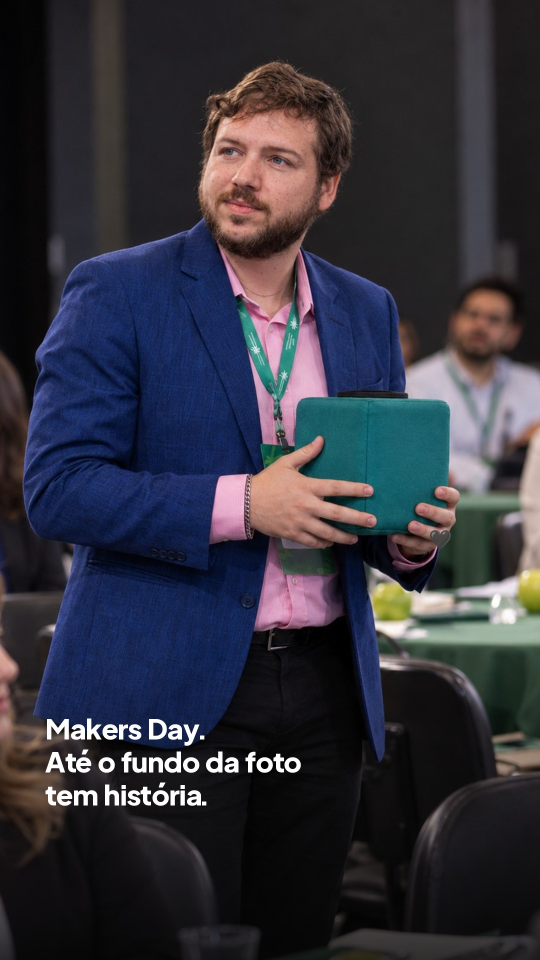
#> input picture stories/2026-11-mes/2026-11-18_2030-jogo-1-foto.jpg, 1080 x 1920 px, given in place of maca-no-rosto-plateia.jpg, which was not available (shown at 1/2 size)
$ python jogo.py
#> lines starting #> are read from the running program, lines starting #| are printed output that depends on the picture; after the words box and inside, x2 and y2 are one past the last pixel; in counts of white or black regions, pixels touching at a corner belong together
### ferramentas/capa.py
"""Gera capas 1080x1350 no padrão visual do @o.ighormiranda.
Uso: python3 capa.py specs.json saida_dir
Spec: {"out": nome, "layout": "claro"|"escuro", "fundo": "branco"|"verde"|"lima" (claro),
       "foto": caminho, "zoom": 1.0, "ox": 0, "oy": 0, "chapeu": "...",
       "titulo": [["texto", "base"|"dest"], ...], "sub": "...", "pag": "01/07", "tam": 70}
"""
import json, sys, os
from PIL import Image, ImageDraw, ImageFont, ImageOps, ImageFilter

import os
F = os.path.join(os.path.dirname(os.path.abspath(__file__)), 'fonts') + '/'
W, H = 1080, 1350
M = 90
BRANCO, PRETO = (254, 254, 254), (4, 4, 4)
VERDE, LIMA = (30, 130, 42), (154, 224, 76)


def font(n, s):
    return ImageFont.truetype(F + n + '.ttf', s)


# [22 lines left out: functions foto_layer, grad_mask, not called in this run]


TR = -1.6
PUNCT = '.,?!:;'


def word_w(d, w, fnt):
    n = len(w); k = fnt.size / 70
    extra = TR * k * (n - 1) - sum(7 * k for c in w[1:] if c in PUNCT)
    return d.textlength(w, font=fnt) + extra


def draw_word(d, x, y, w, fnt, fill):
    off = 0.0; k = fnt.size / 70
    for i, c in enumerate(w):
        if i > 0 and c in PUNCT: off -= 7 * k
        px = x + d.textlength(w[:i], font=fnt) + TR * k * i + off if i else x
        d.text((px, y), c, font=fnt, fill=fill)


def layout_lines(segs, fnt, maxw, d):
    words = []
    for txt, kind in segs:
        for i, part in enumerate(txt.split('\n')):
            if i > 0: words.append(('\n', kind))
            for w in part.split(' '):
                if w: words.append((w, kind))
    lines, cur, curw = [], [], 0
    sp = d.textlength(' ', font=fnt)
    for w, k in words:
        if w == '\n':
            lines.append(cur); cur, curw = [], 0; continue
        ww = word_w(d, w, fnt)
        add = ww + (sp if cur else 0)
        if cur and curw + add > maxw:
            lines.append(cur); cur, curw = [(w, k)], ww
        else:
            cur.append((w, k)); curw += add
    if cur: lines.append(cur)
    return lines, sp


def draw_title(d, segs, x, y, fnt, maxw, cores, lh):
    lines, sp = layout_lines(segs, fnt, maxw, d)
    for ln in lines:
        cx = x
        for w, k in ln:
            draw_word(d, cx, y, w, fnt, cores[k])
            cx += word_w(d, w, fnt) + sp
        y += lh
    return y


# [7 lines left out: function text_block_height, not called in this run]


def tracked(d, xy, txt, fnt, fill, tr=5):
    x, y = xy
    for ch in txt:
        d.text((x, y), ch, font=fnt, fill=fill)
        x += d.textlength(ch, font=fnt) + tr


# [62 lines left out: function render, not called in this run]


# [6 lines that do not run on import are left out]

### stories/2026-11-mes/jogo.py
import sys
sys.path.insert(0,'.')
from PIL import Image, ImageDraw, ImageFont, ImageOps, ImageFilter
import capa
F=capa.F; W,H,M=1080,1920,90
BR,PR,LM=(254,254,254),(4,4,4),(154,224,76)
fnt=lambda n,s: ImageFont.truetype(F+n+'.ttf',s)
EF=ImageFont.truetype('/usr/share/fonts/truetype/noto/NotoColorEmoji.ttf',109)
OUT='/home/claude/posts-instagram/stories/jogos/'
FOT='/home/claude/posts-instagram/fotos/'
def emoji(ch,size):
    im=Image.new('RGBA',(160,160),(0,0,0,0)); ImageDraw.Draw(im).text((10,10),ch,font=EF,embedded_color=True)
    im=im.crop(im.getbbox()); r=size/max(im.size)
    return im.resize((max(1,int(im.width*r)),max(1,int(im.height*r))),Image.LANCZOS)
def segs(x):
    out,d=[],False
    for p in x.split('*'):
        if p: out.append((p,'d' if d else 'b'))
        d=not d
    return out
def handle(d,cor=BR):
    f=fnt('mono500',26); t='@o.ighormiranda'; d.text(((W-d.textlength(t,font=f))/2,1640),t,font=f,fill=cor)
def grad(top,bot):
    im=Image.new('RGB',(1,H))
    for y in range(H):
        t=y/(H-1); im.putpixel((0,y),tuple(int(top[i]+(bot[i]-top[i])*t) for i in range(3)))
    return im.resize((W,H)).convert('RGBA')
def card(ch,ti,sub=None,tom='escuro',tam=80,y0=420):
    im=grad(*{'escuro':((30,34,32),(4,4,4)),'verde':((22,70,32),(4,12,6))}[tom]); d=ImageDraw.Draw(im)
    if ch: capa.tracked(d,(M,y0),ch,fnt('mono500',30),LM)
    y=capa.draw_title(d,segs(ti),M,y0+60,fnt('pjs800',tam),900,{'b':BR,'d':LM},int(tam*1.12))
    if sub: y=capa.draw_title(d,segs(sub),M,y+40,fnt('pjs500',42),900,{'b':(210,215,210),'d':LM},58)
    return im,d,y

# ---------- JOGO DO DRAGÃO ----------
foto=ImageOps.fit(ImageOps.exif_transpose(Image.open(FOT+'evento-makers/maca-no-rosto-plateia.jpg')).convert('RGB'),(W,H),centering=(0.5,0.5))
#> foto is the input picture: PIL image 1080x1920 RGB; mean R, G, B 50.2, 50, 60
DX,DY,DS=945,150,40   # posição do dragão
def base_foto():
    im=foto.copy().convert('RGBA')
    g=Image.new('L',(1,H))
    for y in range(H): g.putpixel((0,y),int(200*max(0,(y-1350)/570)))
    sh=Image.new('RGBA',(W,H),PR+(255,)); sh.putalpha(g.resize((W,H))); return Image.alpha_composite(im,sh)
im=base_foto(); dr=emoji('🐉',DS); dr.putalpha(dr.getchannel('A').point(lambda v:int(v*0.92)))
#> in emoji, `im = Image.new('RGBA', (160, 160), (0, 0, 0, 0))`: im: PIL image 160x160 RGBA; every value is 0
im.alpha_composite(dr,(DX,DY)); d=ImageDraw.Draw(im)
capa.draw_title(d,segs('Makers Day.\nAinda tô processando\ntudo que eu vi lá.'),M,1400,fnt('pjs800',56),900,{'b':BR,'d':LM},64)
#> after the loop in draw_title, `for ln in lines:`: y = 1592
im.convert('RGB').save(OUT+'dragao-1-foto.jpg',quality=93)
cache=im

im,d,y=card('VOCÊ REPAROU?','Tinha um *dragão*\nescondido no\nstory anterior.',
 'Volta um story e procura.\n\nAchou? Me responde aqui com\n*DRAGÃO + onde ele tá.*\n\nO primeiro que acertar ganha\n*30 minutos de conversa\nsobre o seu negócio.*',tom='verde',tam=84,y0=330)
#> in card, `y=capa.draw_title(d,segs(ti),M,y0+60,fnt('pjs800',tam),900,{'b':BR,'d'..`: y = 672
#> in card, `if sub: y=capa.draw_title(d,segs(sub),M,y+40,fnt('pjs500',42),900,{'b'..`: y = 1176
#> y = 1176
h=emoji('👈',120); im.alpha_composite(h,(M,y+50))
d=ImageDraw.Draw(im); d.text((M+150,y+82),'toca do lado esquerdo pra voltar',font=fnt('pjs700',34),fill=BR)
handle(d); im.convert('RGB').save(OUT+'dragao-2-pergunta.jpg',quality=93)
#> after `handle(d)`:
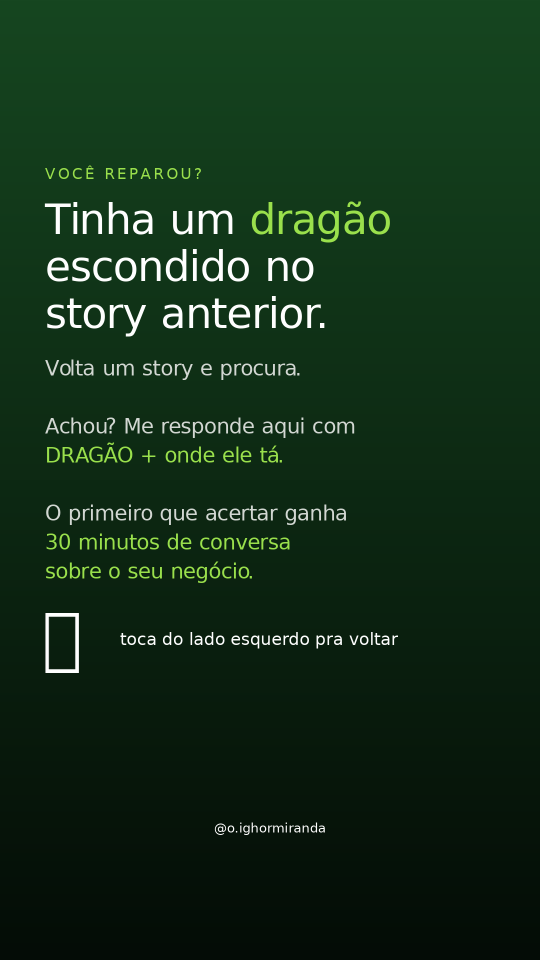
#> saved as dragao-2-pergunta.jpg: PIL image 1080x1920 RGB (shown at 1/2 size); mean R, G, B 18.8, 46.5, 23.9

# revelação
im=base_foto(); im.alpha_composite(dr,(DX,DY))
dim=Image.new('RGBA',(W,H),(0,0,0,120)); m=Image.new('L',(W,H),255)
#> after `m = Image.new('L', (W, H), 255)`: m: PIL image 1080x1920 L; every value is 255
cx,cy=DX+DS//2,DY+DS//2; ImageDraw.Draw(m).ellipse((cx-70,cy-70,cx+70,cy+70),fill=0); dim.putalpha(m.point(lambda v:int(v*120/255)))
#> after `ImageDraw.Draw(m).ellipse((cx - 70, cy - 70, cx + 70, cy + 70), fill=0`:
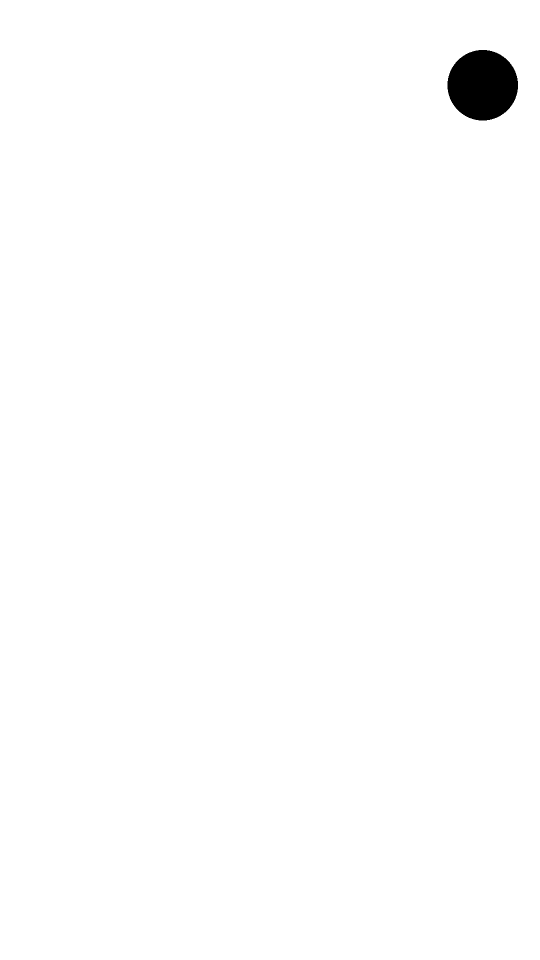
#> m: PIL image 1080x1920 L (shown at 1/2 size); 99.2% white; 1 black region, box (x1, y1, x2, y2) and area: (895, 100, 1036, 241) 15597
#> after `dim.putalpha(m.point(lambda v: int(v * 120 / 255)))`:
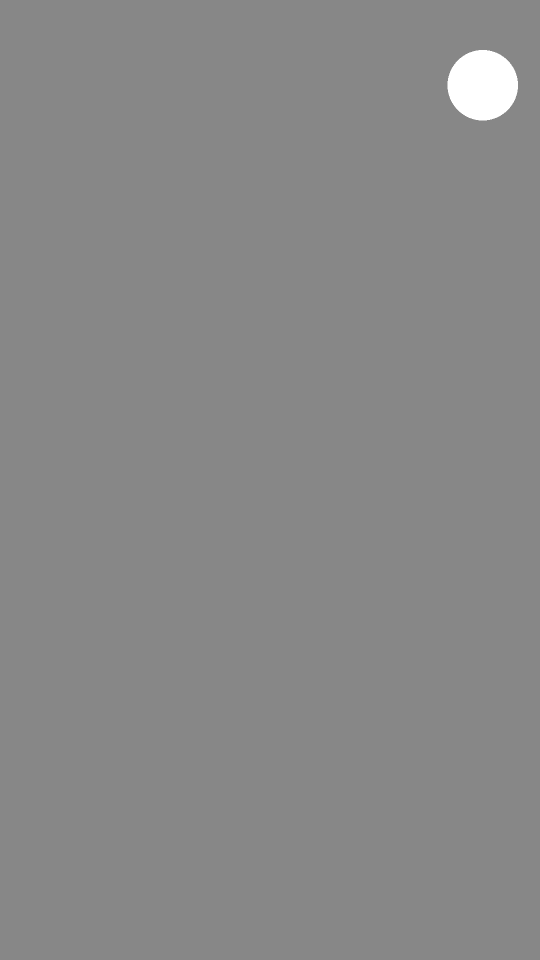
#> dim: PIL image 1080x1920 RGBA (shown at 1/2 size); mean R, G, B, A 0, 0, 0, 119.1; transparent parts drawn white
im=Image.alpha_composite(im,dim); d=ImageDraw.Draw(im)
d.ellipse((cx-70,cy-70,cx+70,cy+70),outline=LM,width=8)
z=foto.crop((cx-60,cy-60,cx+60,cy+60)).resize((330,330),Image.LANCZOS).convert('RGBA')
zd=dr.resize((DS*330//120,DS*330//120)); z.alpha_composite(zd,((330-zd.width)//2,(330-zd.height)//2))
#> after `z.alpha_composite(zd, ((330 - zd.width) // 2, (330 - zd.height) // 2))`:
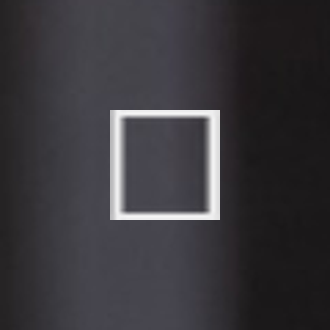
#> z: PIL image 330x330 RGBA; mean R, G, B, A 57.1, 55.3, 59.6, 255
mk=Image.new('L',(330,330),0); ImageDraw.Draw(mk).ellipse((0,0,330,330),fill=255)
#> after `mk = Image.new('L', (330, 330), 0)`: mk: PIL image 330x330 L; every value is 0
#> after `ImageDraw.Draw(mk).ellipse((0, 0, 330, 330), fill=255)`:
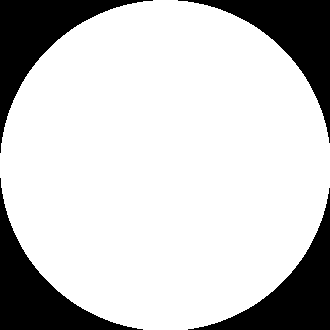
#> mk: PIL image 330x330 L; 78.9% white; 4 black regions, box (x1, y1, x2, y2) and area: (0, 0, 153, 153) 5897, (178, 0, 330, 143) 5744, (0, 178, 143, 330) 5744, (188, 188, 330, 330) 5592
zx,zy=660,470; im.paste(z,(zx,zy),mk); d.ellipse((zx,zy,zx+330,zy+330),outline=LM,width=8)
d.line([(cx-20,cy+68),(zx+200,zy+8)],fill=LM,width=6)
capa.tracked(d,(M,300),'TAVA AQUI',fnt('mono500',30),LM)
capa.draw_title(d,segs('Quem achou primeiro:\n*@'),M,360,fnt('pjs800',64),900,{'b':BR,'d':LM},72)
capa.draw_title(d,segs('Semana que vem tem outro.\nFica de olho nos stories.'),M,1430,fnt('pjs800',56),900,{'b':BR,'d':LM},64)
im.convert('RGB').save(OUT+'dragao-3-revelacao.jpg',quality=93)

# ---------- REAÇÕES ----------
def coracao(name,ch,ti,sub=None):
    im,d,y=card(ch,ti,sub,tam=80,y0=480)
#> y = 1021
    h=emoji('👇',130); im.alpha_composite(h,(W-h.width-60,1560))
    d=ImageDraw.Draw(im); f=fnt('pjs700',38); t='toca no coração aqui'
    d.text((W-h.width-80-d.textlength(t,font=f),1600),t,font=f,fill=LM)
    im.convert('RGB').save(OUT+name,quality=93)
coracao('reacao-1-preco.jpg','JÁ ACONTECEU AÍ?','Cliente pergunta\no preço no WhatsApp\n*e some.*','Se isso já aconteceu\nno seu negócio essa semana,\ntoca no coração.')
coracao('reacao-2-falta.jpg','SINCERÃO','Cliente marcou\na reunião\n*e não apareceu.*','Quem já passou por isso\ntoca no coração.\nVou te mostrar como evitar.')
# emoji resposta
im,d,y=card('ME RESPONDE COM 1 EMOJI','Como foi a sua\nsemana de vendas?\n*Sem mentir.*',None,tam=84,y0=420)
#> y = 762
yy=y+80
#> yy = 842
for e,t in [('🔥','Bombou'),('😐','Mais ou menos'),('🥶','Parada')]:
    d.rounded_rectangle((M,yy,W-M,yy+150),30,fill=(30,40,34)); im.alpha_composite(emoji(e,90),(M+40,yy+30))
    d=ImageDraw.Draw(im); d.text((M+170,yy+45),t,font=fnt('pjs800',54),fill=BR); yy+=180
#> this loop made 3 passes
#> yy on passes 1 to 3: 1022, 1202, 1382
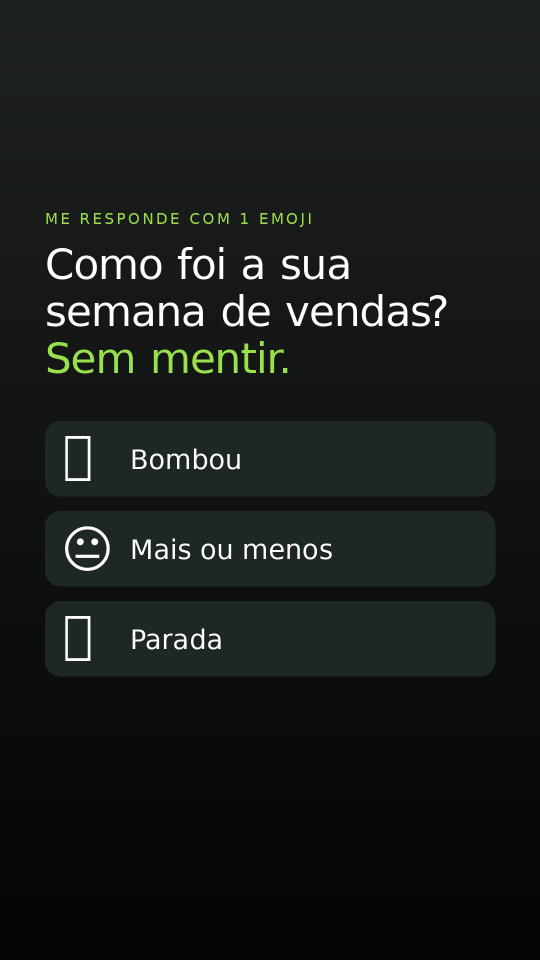
#> im: PIL image 1080x1920 RGBA (shown at 1/2 size); mean R, G, B, A 24.3, 28.2, 25.5, 255
#> after the loop, yy = 1382
d.text((M,yy+30),'Responde aqui embaixo. Eu leio todas.',font=fnt('pjs500',38),fill=(210,215,210))
im.convert('RGB').save(OUT+'reacao-3-emoji.jpg',quality=93)
# quiz por toque
im,d,y=card('TESTE RÁPIDO','Qual mensagem faz\no cliente *responder*\nmais?',None,tam=78,y0=330)
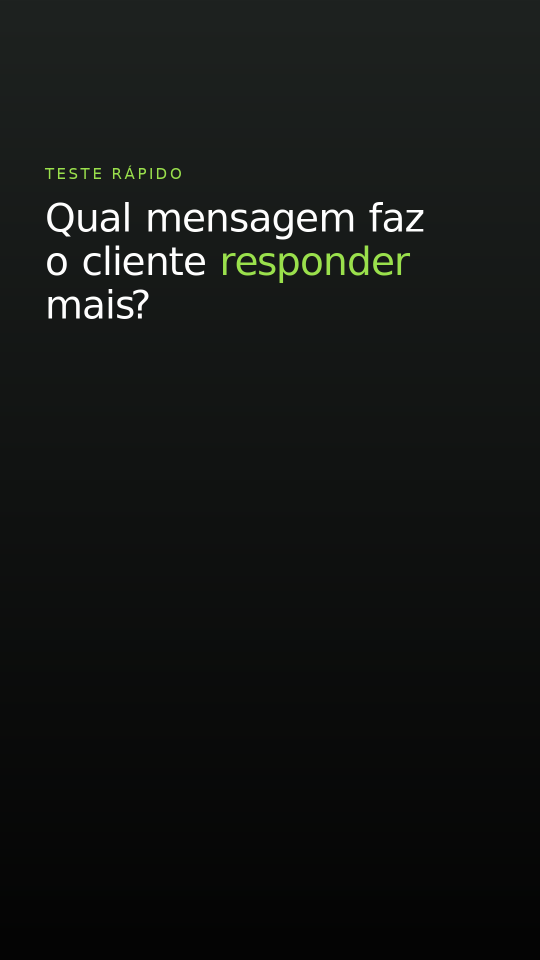
#> im: PIL image 1080x1920 RGBA (shown at 1/2 size); mean R, G, B, A 19.3, 21.6, 20, 255
#> y = 651
yy=y+60
#> yy = 711
for k,t in [('A','"Olá! Segue nossa tabela\nde valores."'),('B','"Oi, Ana! Vi que você\nperguntou do plano anual.\nPosso te fazer 2 perguntas\nrápidas?"')]:
    nl=t.count('\n')+1; hh=70+nl*52
    d.rounded_rectangle((M,yy,W-M,yy+hh),30,fill=(30,40,34))
    d.text((M+36,yy+30),k,font=fnt('pjs800',60),fill=LM)
    capa.draw_title(d,segs(t),M+120,yy+36,fnt('pjs500',40),760,{'b':BR,'d':LM},52); yy+=hh+30
#> this loop made 2 passes
#> yy on passes 1 to 2: 915, 1223
#> after the loop, yy = 1223
h=emoji('👉',120); im.alpha_composite(h,(W-h.width-70,yy+40))
d=ImageDraw.Draw(im); f=fnt('pjs700',38); t='pensa e toca pra ver'
d.text((W-h.width-90-d.textlength(t,font=f),yy+80),t,font=f,fill=LM)
handle(d); im.convert('RGB').save(OUT+'quiz-1-pergunta.jpg',quality=93)
im,d,y=card('RESPOSTA','*B.*\nDe longe.','Tem o nome da pessoa.\nMostra que você leu.\nE termina com uma pergunta\nfácil de responder.\n\nTabela sozinha\nvira "vou pensar".',tom='verde',tam=110,y0=420)
#> y = 1172
handle(d); im.convert('RGB').save(OUT+'quiz-2-resposta.jpg',quality=93)

$ run again, on stories/2026-11-mes/2026-11-25_2030-jogo-1-foto.jpg
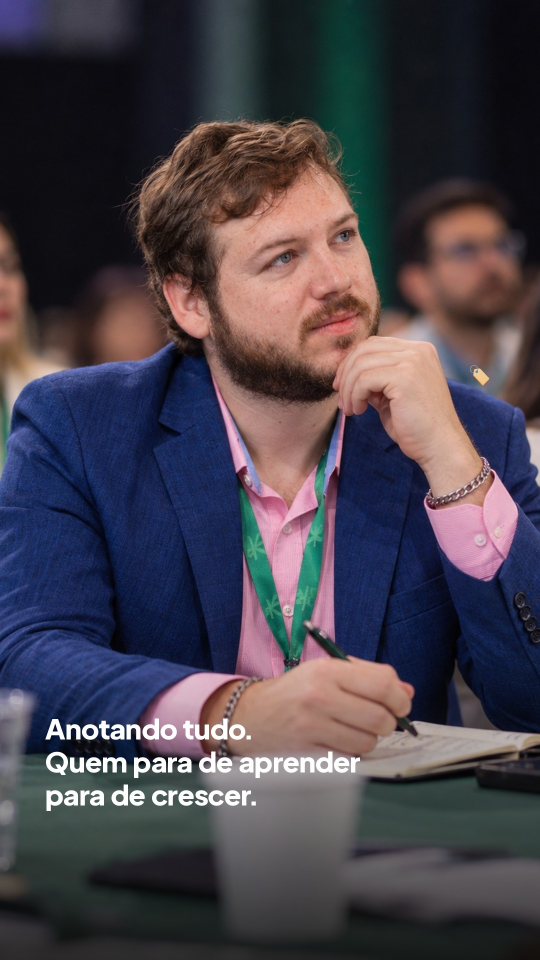
#> input picture stories/2026-11-mes/2026-11-25_2030-jogo-1-foto.jpg, 1080 x 1920 px, given in place of maca-no-rosto-plateia.jpg, which was not available (shown at 1/2 size)
#> foto is the input picture: PIL image 1080x1920 RGB; mean R, G, B 71.5, 65.7, 75.2
#> after the loop in draw_title, `for ln in lines:`: y = 1592
#> `im.convert('RGB').save(OUT+'dragao-1-foto.jpg',quality=93)`:
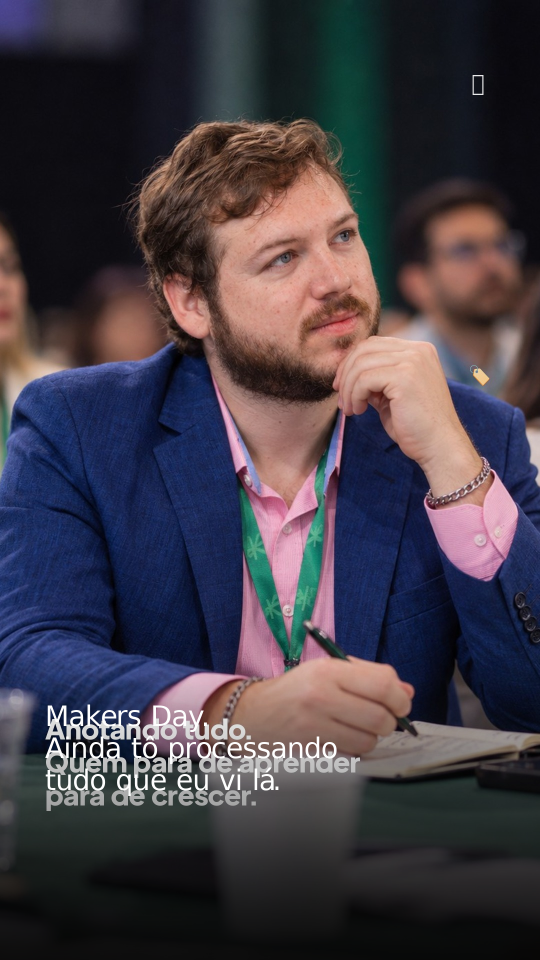
#> saved as dragao-1-foto.jpg: PIL image 1080x1920 RGB (shown at 1/2 size); mean R, G, B 65.8, 60, 69.3
#> in card, `y=capa.draw_title(d,segs(ti),M,y0+60,fnt('pjs800',tam),900,{'b':BR,'d'..`: y = 672
#> in card, `if sub: y=capa.draw_title(d,segs(sub),M,y+40,fnt('pjs500',42),900,{'b'..`: y = 1176
#> mk: PIL image 330x330 L; every value is 0
#> mk: PIL image 330x330 L; 78.9% white; 4 black regions, box (x1, y1, x2, y2) and area: (0, 0, 153, 153) 5897, (178, 0, 330, 143) 5744, (0, 178, 143, 330) 5744, (188, 188, 330, 330) 5592
#> `im.convert('RGB').save(OUT+'dragao-3-revelacao.jpg',quality=93)`:
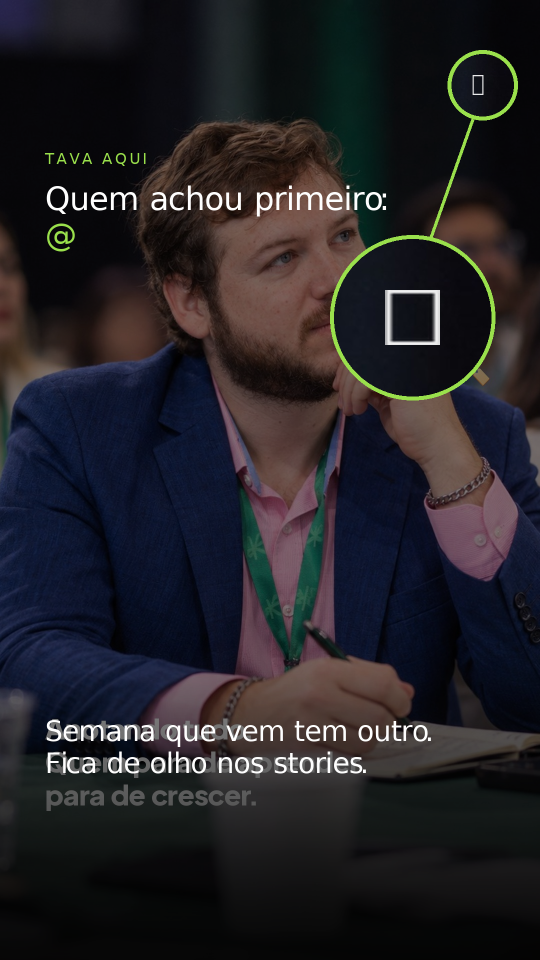
#> saved as dragao-3-revelacao.jpg: PIL image 1080x1920 RGB (shown at 1/2 size); mean R, G, B 35.4, 33.6, 38
#> in coracao, `im,d,y=card(ch,ti,sub,tam=80,y0=480)`: y = 1021
#> `im,d,y=card('ME RESPONDE COM 1 EMOJI','Como foi a sua\nsemana de venda..`: y = 762
#> `yy=y+80`: yy = 842
#> the loop `for e,t in [('🔥','Bombou'),('😐','Mais ou menos'),('🥶','Parada')]:` made 3 passes
#> yy on passes 1 to 3: 1022, 1202, 1382
#> after the loop `for e,t in [('🔥','Bombou'),('😐','Mais ou menos'),('🥶','Parada')]:`: yy = 1382
#> `im,d,y=card('TESTE RÁPIDO','Qual mensagem faz\no cliente *responder*\n..`: y = 651
#> `yy=y+60`: yy = 711
#> the loop `for k,t in [('A','"Olá! Segue nossa tabela\nde valores."'),('B','"Oi, ..` made 2 passes
#> yy on passes 1 to 2: 915, 1223
#> after the loop `for k,t in [('A','"Olá! Segue nossa tabela\nde valores."'),('B','"Oi, ..`: yy = 1223
#> `im,d,y=card('RESPOSTA','*B.*\nDe longe.','Tem o nome da pessoa.\nMostr..`: y = 1172
